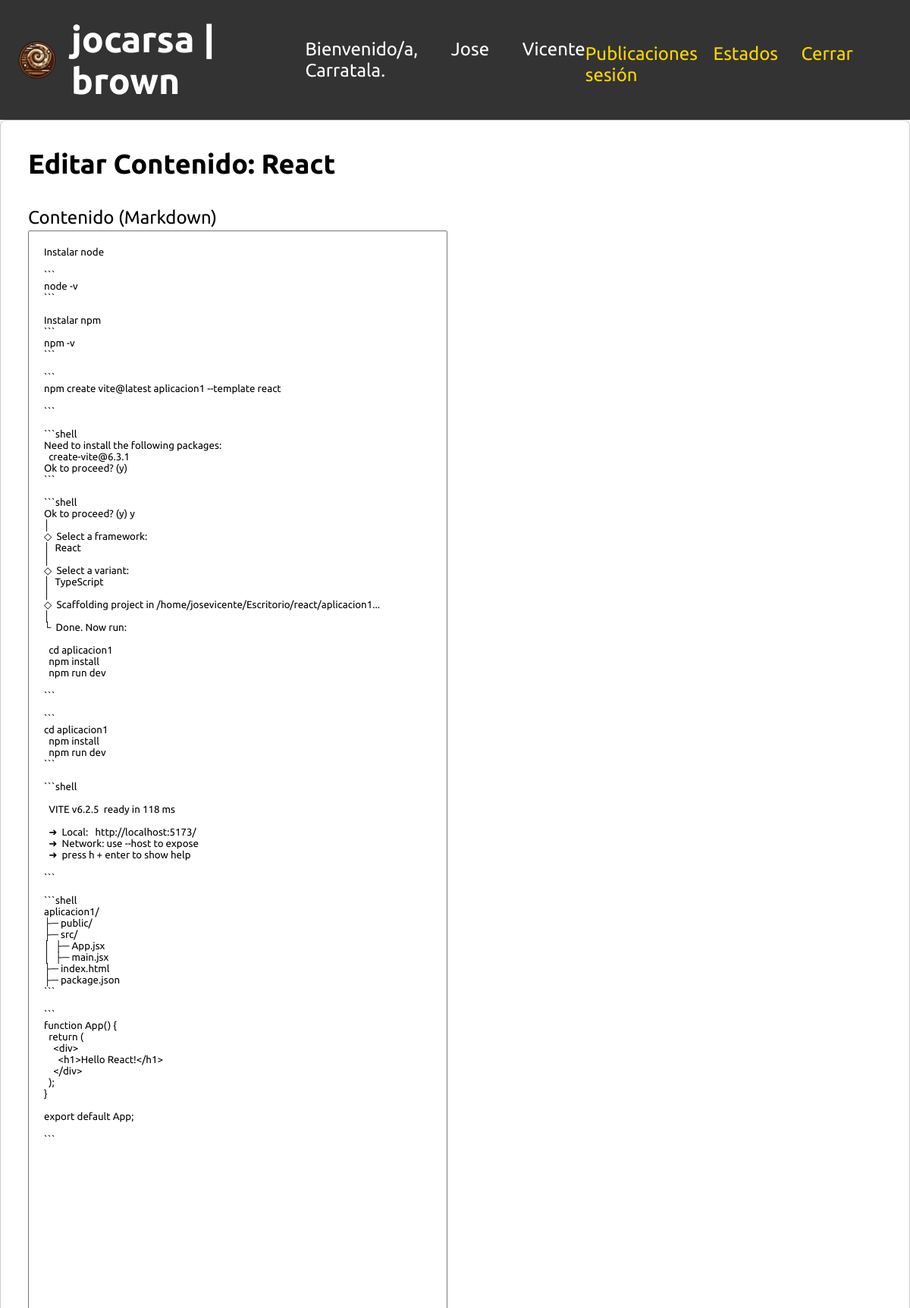
Page /index.php?action=edit_content&id=4 (signed in) on the committed database.
### tables this page shows
CREATE TABLE publications (
        id INTEGER PRIMARY KEY AUTOINCREMENT,
        title TEXT NOT NULL,
        subtitle TEXT,
        comment TEXT,
        content TEXT,
        state_id INTEGER,
        category1 TEXT,
        category2 TEXT,
        category3 TEXT,
        pub_date TEXT,
        size_h REAL,
        size_v REAL, pdf_password TEXT,
        FOREIGN KEY (state_id) REFERENCES states(id)
    );

### acciones/editarcontenido.php (the view, shortened to what this page needs)
<?php
        $id = $_GET['id'] ?? '';
        $stmt = $db->prepare("SELECT * FROM publications WHERE id = :id");
        $stmt->execute([':id' => $id]);
        $pub = $stmt->fetch(PDO::FETCH_ASSOC);
        if (!$pub) {
            echo "<p>No se encontró la publicación con ID = $id</p>";
        } else {
            ?>
            <div class="publications-container">
               <h2>Editar Contenido: <?php echo htmlspecialchars($pub['title']); ?></h2>
                <form method="post" class="edit-form-markdown" id="editContentForm">
                    <div class="markdown-container">
                        <div class="markdown-editor" id="markdownEditorWrapper">
                            <label for="content">Contenido (Markdown)</label>
                            <textarea name="content" id="content" rows="20"><?php echo htmlspecialchars($pub['content']); ?></textarea>
                        </div>
                        <div class="markdown-preview" id="markdownPreview"></div>
                    </div>
                </form>
            </div>
            <?php
        }
?>

### styles.css (style rules this page uses)
* { font-family: Ubuntu, sans-serif; }
html, body { width: 100%; height: 100%; margin: 0; padding: 0; font-family: Ubuntu, sans-serif; background: #f6f6f6; display: flex ; flex-direction: column; }
.states-container, .publications-container { max-width: 100%; background: #fff; padding: 1.5em; border: 1px solid #ccc; border-radius: 8px; }
.states-container h2, .publications-container h2 { margin-top: 0;margin:0px; }
form label { display: block; margin-top: 0.5em; }
form input[type="text"], form input[type="number"], form input[type="date"], form textarea, form select { width: 100%; box-sizing: border-box; margin-top: 0.2em; }
form textarea { resize: vertical; }
.markdown-container { display: flex; gap: 20px; margin-top: 1em; height: calc(100vh - 256px); }
.markdown-editor, .markdown-preview { flex: 1; overflow-y: auto; background:white; }
.markdown-editor textarea { min-height: 100%; resize: vertical; }
.publications-container input,.publications-container textarea,.publications-container select,.login-container input { box-sizing:border-box;padding:20px; }

### estilodocumento.css (style rules this page uses)
body { font-size:1.5em;font-family:Ubuntu; }
h1,h2,h3,h4,h5,h6,strong { font-family:UbuntuBold; }

### rows in the picture
publications: title "React", content "Instalar node ``` node -v ``` Instalar npm ``` npm -v ``` ``` npm create vite@latest aplicacion1 --template react ``` ```shell Need to install the following packages: create-vite@6.3.1 Ok to proceed? (y) ``` ```shell Ok to proceed? (y) y │ ◇ Select a framework: │ React │ ◇ Select a variant: │ TypeScript │ ◇ Scaffolding project in /home/josevicente/Escritorio/react/aplicacion1... │ └ Done. Now run: cd aplicacion1 npm install npm run dev ``` ``` cd aplicacion1 npm install npm run dev ``` ```shell VITE v6.2.5 ready in 118 ms ➜ Local: http://localhost:5173/ ➜ Network: use --host to expose ➜ press h + enter to show help ``` ```shell aplicacion1/ ├─ public/ ├─ src/ │ ├─ App.jsx │ ├─ main.jsx ├─…"

### other values in the picture
$_SESSION['nombre'] "Jose Vicente Carratala"
